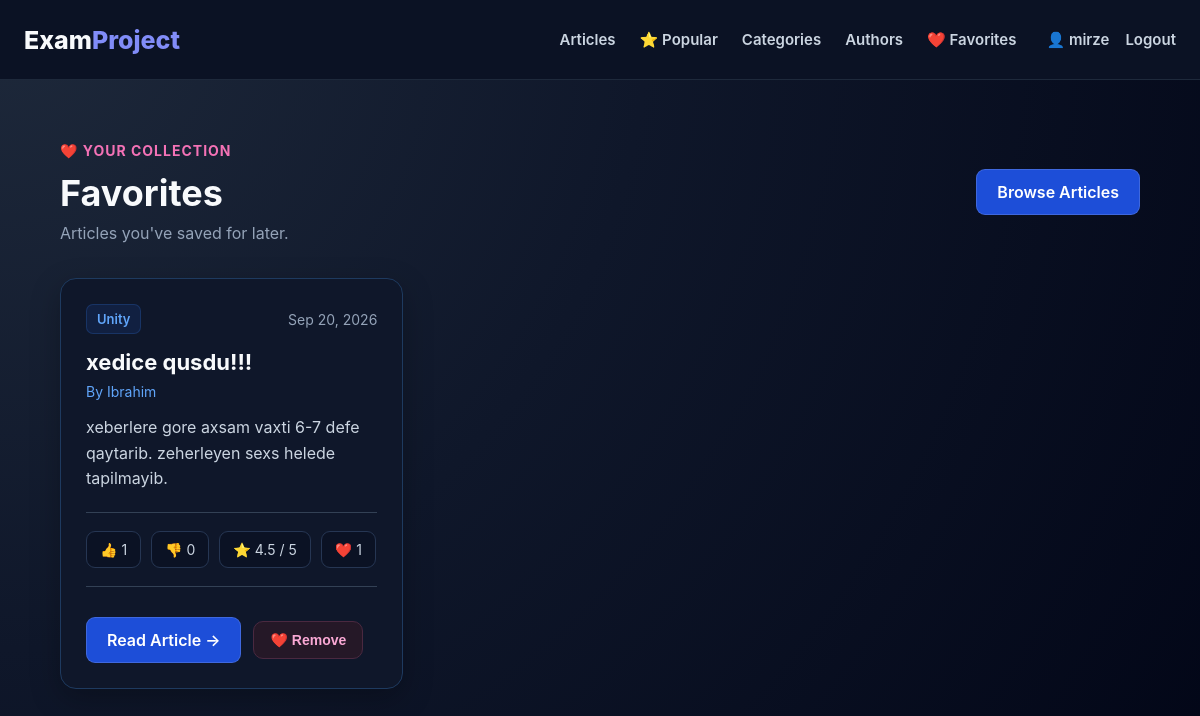
The app's page /articles/favorites/ (signed in), older data.
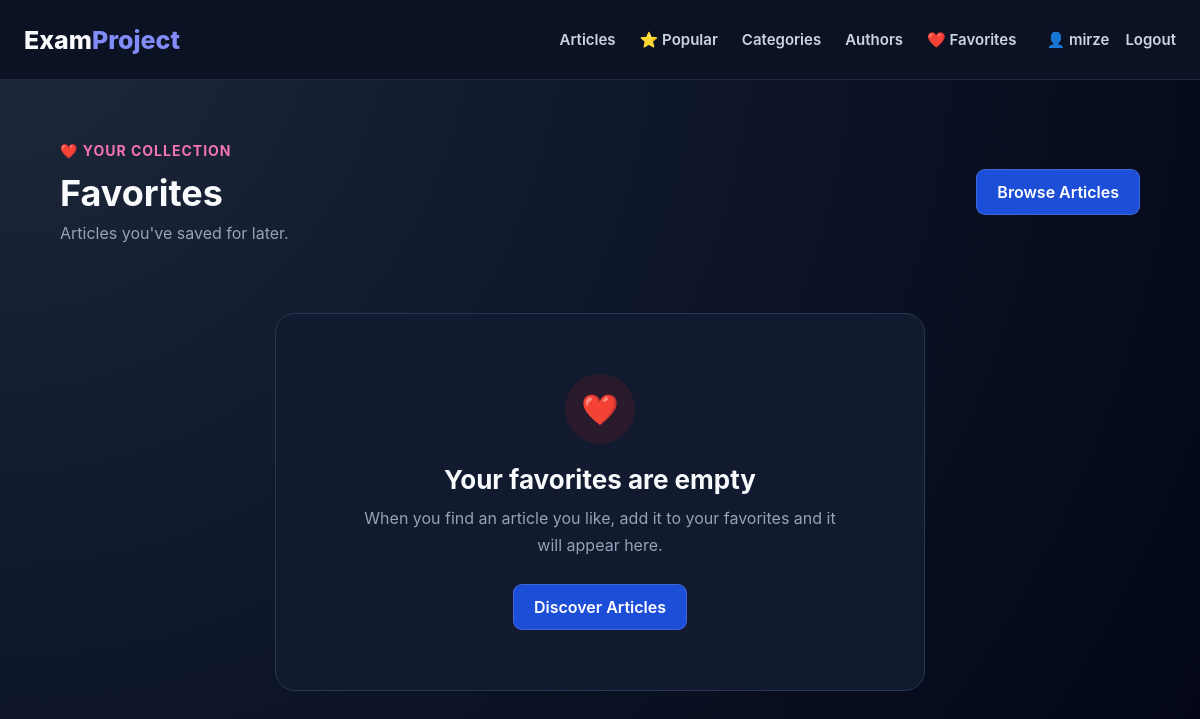
The same page, newer data.
### articles/models.py (models this page shows, shortened)
class Article(models.Model):
    title = models.CharField(
        max_length=200
    )
    image = models.ImageField(
        upload_to="articles/",
        blank=True,
        null=True
    )
    content = models.TextField()
    category = models.ForeignKey(
        Category,
        on_delete=models.SET_NULL,
        null=True,
        related_name="articles"
    )
    author = models.ForeignKey(
        User,
        on_delete=models.CASCADE,
        related_name="articles"
    )
    created_at = models.DateTimeField(
        auto_now_add=True
    )
    updated_at = models.DateTimeField(
        auto_now=True
    )
    status = models.CharField(
        max_length=20,
        choices=[
            ("pending", "Pending"),
            ("published", "Published"),
        ],
        default="pending"
    )
    likes = models.ManyToManyField(
        User,
        related_name="liked_articles",
        blank=True
    )
    dislikes = models.ManyToManyField(
        User,
        related_name="disliked_articles",
        blank=True
    )
    favorites = models.ManyToManyField(
        User,
        related_name="favorite_articles",
        blank=True
    )
    def average_rating(self):
        result = self.ratings.aggregate(
            average=Avg("value")
        )["average"]
        return result or 0

class Category(models.Model):
    name = models.CharField(
        max_length=100,
        unique=True
    )

### articles/views.py (the view)
@login_required
def favorite_articles(request):
    articles = Article.objects.filter(
        favorites=request.user,
        status="published"
    ).select_related(
        "author",
        "category"
    ).prefetch_related(
        "ratings",
        "likes",
        "dislikes",
        "favorites"
    ).order_by("-created_at")
    return render(request, "article/favorite_articles.html", {
        "articles": articles
    })

### templates/article/favorite_articles.html (shortened to what this page needs)
{% extends "base.html" %}
{% block content %}
<div class="articles-container">
    <div class="articles-header">
        <div>
            <span class="favorites-label">
                ❤️ YOUR COLLECTION
            </span>
            <h1>Favorites</h1>
            <p>
                Articles you've saved for later.
            </p>
        </div>
        <a
            href="{% url 'article_list' %}"
            class="btn btn-secondary"
        >
            Browse Articles
        </a>
    </div>
    {% if articles %}
        <div class="articles-grid">
            {% for article in articles %}
                <article class="article-card">
                    <div class="article-card-content">
                        <div class="article-meta">
                            {% if article.category %}
                                <span class="article-category">
                                    {{ article.category.name }}
                                </span>
                            {% endif %}
                            <span>
                                {{ article.created_at|date:"M d, Y" }}
                            </span>
                        </div>
                        <h2>
                            {{ article.title }}
                        </h2>
                        <p class="article-author">
                            By {{ article.author.username }}
                        </p>
                        <p class="article-preview">
                            {{ article.content|truncatewords:30 }}
                        </p>
                        <div class="article-stats">
                            <span>
                                👍 {{ article.likes.count }}
                            </span>
                            <span>
                                👎 {{ article.dislikes.count }}
                            </span>
                            <span>
                                ⭐ {{ article.average_rating|floatformat:1 }} / 5
                            </span>
                            <span>
                                ❤️ {{ article.favorites.count }}
                            </span>
                        </div>
                        <div class="favorite-card-actions">
                            <a
                                href="{% url 'article_detail' article.id %}"
                                class="btn btn-secondary"
                            >
                                Read Article →
                            </a>
                            <form
                                method="POST"
                                action="{% url 'article_favorite' article.id %}"
                            >
                                <button
                                    type="submit"
                                    class="remove-favorite-button"
                                >
                                    ❤️ Remove
                                </button>
                            </form>
                        </div>
                    </div>
                </article>
            {% endfor %}
        </div>
    {% else %}
        <div class="favorite-empty">
            <div class="favorite-empty-icon">
                ❤️
            </div>
            <h2>Your favorites are empty</h2>
            <p>
                When you find an article you like,
                add it to your favorites and it will appear here.
            </p>
            <a
                href="{% url 'article_list' %}"
                class="btn btn-secondary"
            >
                Discover Articles
            </a>
        </div>
    {% endif %}
</div>
{% endblock %}

Row changes from the older to the newer data that the page shows:
removed Article: category.name "Unity", created_at "Sep 20, 2026", title "xedice qusdu!!!", author.username "Ibrahim", content "xeberlere gore axsam vaxti 6-7 defe qaytarib. zeherleyen sexs helede tapilmayib.", likes.count "1", dislikes.count "0", average_rating "4.5", favorites.count "1"
Text that changed along with them:
text now shown: "❤️ Your favorites are empty When you find an article you like, add it to your favorites and it will appear here. Discover Articles"
